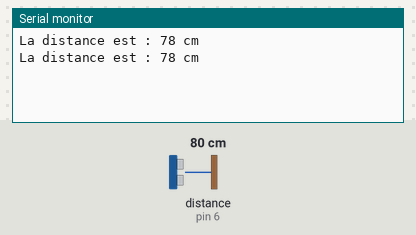
Bench run of a sketch on a simulated Arduino Uno, built with avr-gcc and run on an emulated ATmega328P. On the bench: the last lines printed to the serial monitor. Wiring (inferred from the names in the program): ultrasonic range finder: trigger pin 7; echo pin 6. The test bench sets the inputs (shaded band); at power-on: distance to the obstacle (sensor on pin 6) 80 cm. The echo pulse lasts 58.3 µs per cm.

Above: at 1.8 s.
1.9 s: distance to the obstacle (sensor on pin 6) set to 2 cm
At 2.4 s:
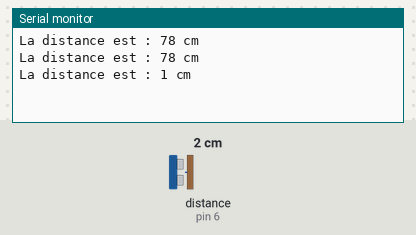
3.4 s: distance to the obstacle (sensor on pin 6) set to 4 cm
At 4.8 s:
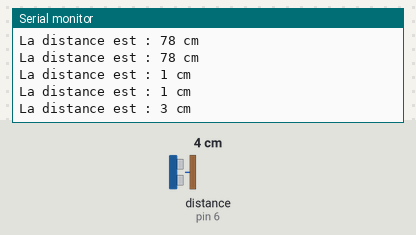
Timing chart, 0 to 6.4 s (numbered marks = the images above; inputs shaded):
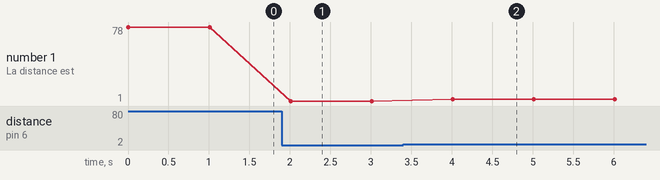

Measured:
- after the input at 1.9 s, the serial monitor: prints a new line after 0.11 s (image 1)
- after the input at 3.4 s, the serial monitor: prints a new line after 0.61 s (image 2)
- plotted number 1: 78 → 1 after the input at 1.9 s, 1 → 3 after the input at 3.4 s

The sketch:

capteur-distance.ino
```cpp
int declencheur=7;
int echo=6;
long distance,dure;// declarer de entir distance et dure j'ai utulier long car c'est un entier de grande taille
void setup() {
  // put your setup code here, to run once:
  pinMode(declencheur,OUTPUT);//connecter comme sortie
  pinMode(echo,INPUT);//connecter comme  entrer
  Serial.begin(9600);//on initialise le moteur serie a une vitesse de 9600bauds

}

void loop() {
  // put your main code here, to run repeatedly
  digitalWrite(declencheur,LOW);    //on envoie un signal bas au declencheur 0v
  delayMicroseconds(2); // on garde le signal pendant 02 micro seconde
  digitalWrite(declencheur, HIGH);   //on envoie un signal haut au declencheur 5V
  delayMicroseconds(2);    // on garde le signal pendant 02 micro seconde
  digitalWrite(declencheur, LOW);  //on envoie un signal bas au declencheur 0v

  dure = pulseIn(echo, HIGH);               // Lecture du temps écoulé avant que l' echo reçoive un signal,//pulseIn mesure le temps (en microsecondes) pendant lequel le signal sur la broche echo reste haut.
  distance = dure*340/(2*10000);         // Transforme le temps en distance (cm) 340=Vitesse du son en m/s  duree = temps mis pour l'aller retour en microsecondes

  Serial.print("La distance est : ");     // affiche le message entre guillemets sur le moniteur série
  Serial.print(distance);                 // affiche la valeur de la variable distance sur le moniteur série
  Serial.println(" cm");                  // affiche le message entre guillemets sur le moniteur série
  delay(1000);

}
```
